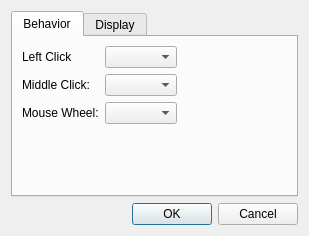
<?xml version="1.0" encoding="UTF-8"?>
<ui version="4.0">
 <class>Settings_Dialog</class>
 <widget class="QDialog" name="Settings_Dialog">
  <property name="geometry">
   <rect>
    <x>0</x>
    <y>0</y>
    <width>309</width>
    <height>236</height>
   </rect>
  </property>
  <property name="windowTitle">
   <string>Settings</string>
  </property>
  <layout class="QVBoxLayout" name="verticalLayout">
   <item>
    <widget class="QTabWidget" name="tabWidget">
     <property name="currentIndex">
      <number>0</number>
     </property>
     <widget class="QWidget" name="tab">
      <attribute name="title">
       <string>Behavior</string>
      </attribute>
      <layout class="QVBoxLayout" name="verticalLayout_2">
       <item>
        <layout class="QFormLayout" name="formLayout">
         <item row="1" column="0">
          <widget class="QLabel" name="label">
           <property name="text">
            <string>Middle Click:</string>
           </property>
          </widget>
         </item>
         <item row="1" column="1">
          <widget class="QComboBox" name="ddMiddleClick">
           <property name="sizePolicy">
            <sizepolicy hsizetype="Maximum" vsizetype="Fixed">
             <horstretch>0</horstretch>
             <verstretch>0</verstretch>
            </sizepolicy>
           </property>
          </widget>
         </item>
         <item row="2" column="0">
          <widget class="QLabel" name="label_2">
           <property name="text">
            <string>Mouse Wheel:</string>
           </property>
          </widget>
         </item>
         <item row="2" column="1">
          <widget class="QComboBox" name="ddWheel">
           <property name="sizePolicy">
            <sizepolicy hsizetype="Maximum" vsizetype="Fixed">
             <horstretch>0</horstretch>
             <verstretch>0</verstretch>
            </sizepolicy>
           </property>
          </widget>
         </item>
         <item row="0" column="0">
          <widget class="QLabel" name="label_leftClick">
           <property name="text">
            <string>Left Click</string>
           </property>
          </widget>
         </item>
         <item row="0" column="1">
          <widget class="QComboBox" name="ddLeftClick">
           <property name="sizePolicy">
            <sizepolicy hsizetype="Maximum" vsizetype="Fixed">
             <horstretch>0</horstretch>
             <verstretch>0</verstretch>
            </sizepolicy>
           </property>
          </widget>
         </item>
        </layout>
       </item>
       <item>
        <spacer name="verticalSpacer">
         <property name="orientation">
          <enum>Qt::Vertical</enum>
         </property>
         <property name="sizeHint" stdset="0">
          <size>
           <width>20</width>
           <height>1</height>
          </size>
         </property>
        </spacer>
       </item>
      </layout>
     </widget>
     <widget class="QWidget" name="tab_2">
      <attribute name="title">
       <string>Display</string>
      </attribute>
      <layout class="QVBoxLayout" name="verticalLayout_3">
       <item>
        <widget class="QCheckBox" name="cbHardwareAcceleration">
         <property name="text">
          <string>Enable Hardware Acceleration</string>
         </property>
        </widget>
       </item>
       <item>
        <widget class="QCheckBox" name="cbSmoothZoom">
         <property name="text">
          <string>Smooth Zoom</string>
         </property>
        </widget>
       </item>
       <item>
        <widget class="QCheckBox" name="cbRTL">
         <property name="text">
          <string>Right to Left Mode</string>
         </property>
        </widget>
       </item>
       <item>
        <widget class="QCheckBox" name="checkBox_calculate_average_color">
         <property name="text">
          <string>Background color from image (average)</string>
         </property>
        </widget>
       </item>
       <item>
        <layout class="QHBoxLayout" name="horizontalLayout_4">
         <item>
          <widget class="QLabel" name="label_4">
           <property name="text">
            <string>Thumbnail size:</string>
           </property>
          </widget>
         </item>
         <item>
          <widget class="QSpinBox" name="spinBox_thumbnail_width">
           <property name="minimum">
            <number>20</number>
           </property>
           <property name="maximum">
            <number>1000</number>
           </property>
           <property name="singleStep">
            <number>10</number>
           </property>
           <property name="value">
            <number>200</number>
           </property>
          </widget>
         </item>
         <item>
          <widget class="QLabel" name="label_3">
           <property name="text">
            <string>x</string>
           </property>
          </widget>
         </item>
         <item>
          <widget class="QSpinBox" name="spinBox_thumbnail_height">
           <property name="minimum">
            <number>20</number>
           </property>
           <property name="maximum">
            <number>1000</number>
           </property>
           <property name="singleStep">
            <number>10</number>
           </property>
           <property name="value">
            <number>200</number>
           </property>
          </widget>
         </item>
         <item>
          <spacer name="horizontalSpacer">
           <property name="orientation">
            <enum>Qt::Horizontal</enum>
           </property>
           <property name="sizeHint" stdset="0">
            <size>
             <width>40</width>
             <height>20</height>
            </size>
           </property>
          </spacer>
         </item>
        </layout>
       </item>
       <item>
        <spacer name="verticalSpacer_2">
         <property name="orientation">
          <enum>Qt::Vertical</enum>
         </property>
         <property name="sizeHint" stdset="0">
          <size>
           <width>20</width>
           <height>40</height>
          </size>
         </property>
        </spacer>
       </item>
      </layout>
     </widget>
    </widget>
   </item>
   <item>
    <widget class="QDialogButtonBox" name="buttonBox">
     <property name="orientation">
      <enum>Qt::Horizontal</enum>
     </property>
     <property name="standardButtons">
      <set>QDialogButtonBox::Cancel|QDialogButtonBox::Ok</set>
     </property>
    </widget>
   </item>
  </layout>
 </widget>
 <resources/>
 <connections>
  <connection>
   <sender>buttonBox</sender>
   <signal>accepted()</signal>
   <receiver>Settings_Dialog</receiver>
   <slot>accept()</slot>
   <hints>
    <hint type="sourcelabel">
     <x>236</x>
     <y>235</y>
    </hint>
    <hint type="destinationlabel">
     <x>157</x>
     <y>274</y>
    </hint>
   </hints>
  </connection>
  <connection>
   <sender>buttonBox</sender>
   <signal>rejected()</signal>
   <receiver>Settings_Dialog</receiver>
   <slot>reject()</slot>
   <hints>
    <hint type="sourcelabel">
     <x>236</x>
     <y>235</y>
    </hint>
    <hint type="destinationlabel">
     <x>286</x>
     <y>274</y>
    </hint>
   </hints>
  </connection>
 </connections>
</ui>
